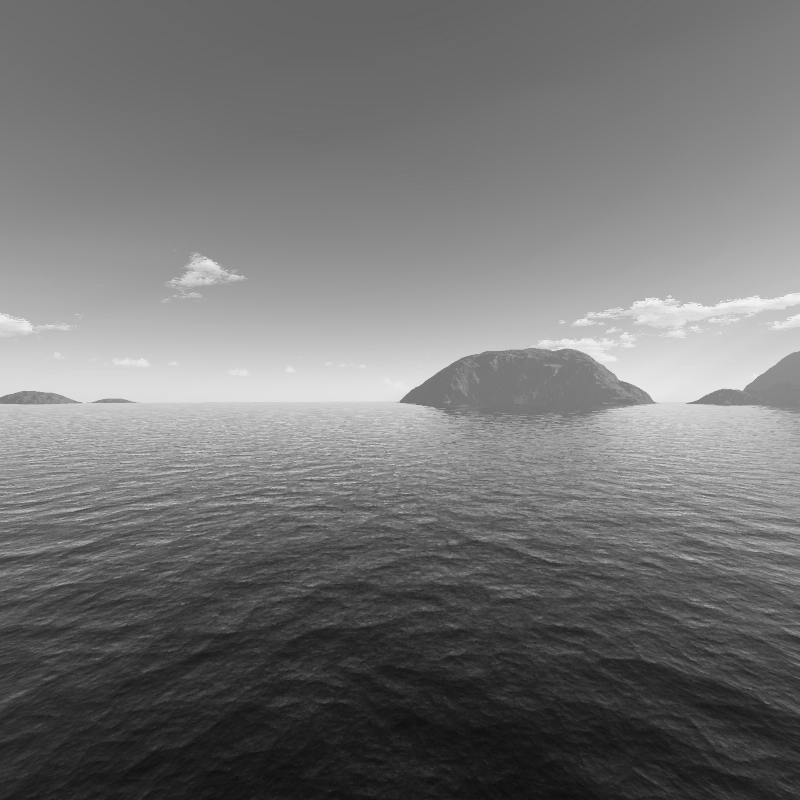
#> input picture PBM/assets/EntradaEscalaCinza.pgm, 800 x 800 px; its folder holds only this picture in this run
$ python -i p29.py   (imports and definitions only)
#> lines starting #> are read from the running program, lines starting #| are printed output that depends on the picture
import numpy as np
import os
import cv2
from PIL import Image
import matplotlib.pyplot as plt

def highlighting_by_histogram(image_path):
#> called with image_path = '../assets/EntradaEscalaCinza.pgm'
    img = cv2.imread(image_path)
#> img is the input picture: shape (800, 800, 3); min 13, max 243, mean 115.9
    img_to_yuv = cv2.cvtColor(img,cv2.COLOR_BGR2YUV)
#> img_to_yuv: shape (800, 800, 3); mean of channels 0, 1, 2 115.9, 128, 128
    img_to_yuv[:,:,0] = cv2.equalizeHist(img_to_yuv[:,:,0])
#> img_to_yuv: shape (800, 800, 3); mean of channels 0, 1, 2 128.2, 128, 128
    hist_equalization_result = cv2.cvtColor(img_to_yuv, cv2.COLOR_YUV2BGR)
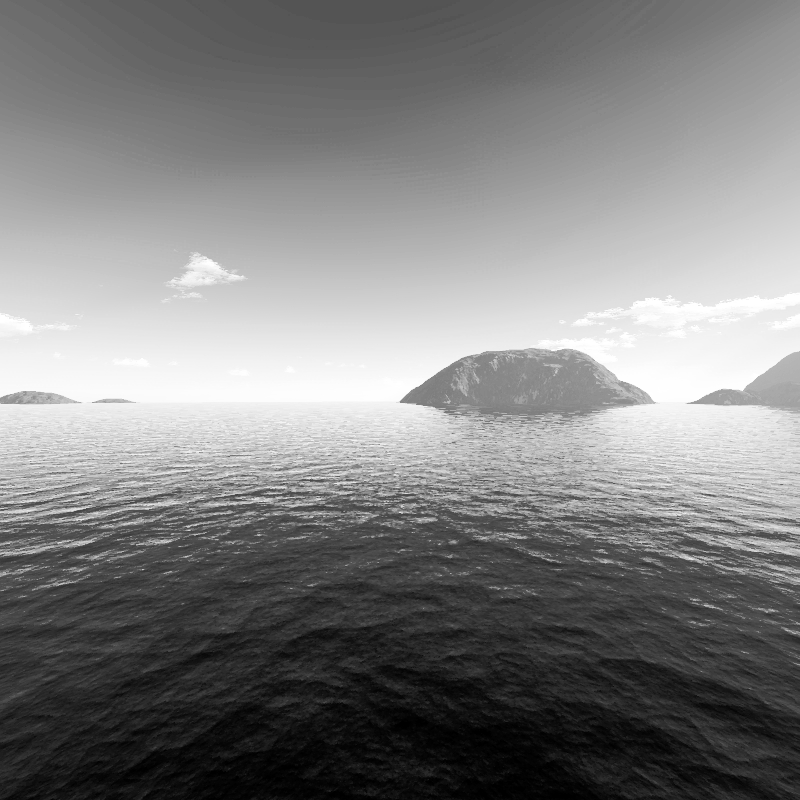
#> hist_equalization_result: shape (800, 800, 3); min 0, max 255, mean 128.2

    cv2.imwrite('PBM/output/SaidaFig0316(4)(bottom_left)',hist_equalization_result)

    hist_original = cv2.calcHist([img], [0], None, [256], [0, 256])
#> hist_original = 256 values, max 7974 at index 107, min 0 at index 0, mean 2500
    hist_result = cv2.calcHist([hist_equalization_result], [0], None, [256], [0, 256])
#> hist_result = 256 values, max 7974 at index 100, min 0 at index 8, mean 2500

    fig, (ax1, ax2) = plt.subplots(1, 2, figsize=(10, 5))
    ax1.hist(img.ravel(), 256, [0, 256])
    ax1.set_title('Histograma da Imagem Original')

    ax2.hist(hist_equalization_result.ravel(), 256, [0, 256])
    ax2.set_title('Histograma da Imagem Resultante')

    plt.show()
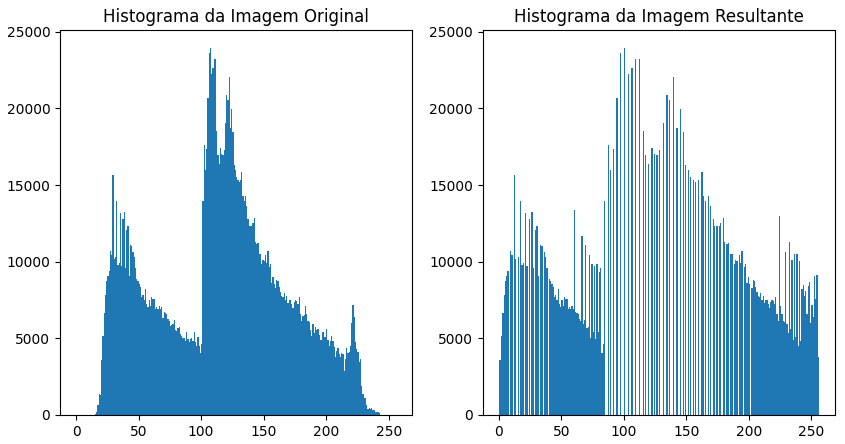
#> figure drawn by matplotlib, 2 panels; panel 1: tallest bar 23922 high, from x = 107 to 108; panel 2: tallest bar 23922 high, from x = 100 to 101


def remove_files(folder_path):
    for file_name in os.listdir(folder_path):
        file_path = os.path.join(folder_path, file_name)
        try:
            if os.path.isfile(file_path):
                os.unlink(file_path)
        except Exception as e:
            print(f"Erro ao remover {file_path}: {e}")

# [3 lines not run here, left out]

>>> result = highlighting_by_histogram('../assets/EntradaEscalaCinza.pgm')
